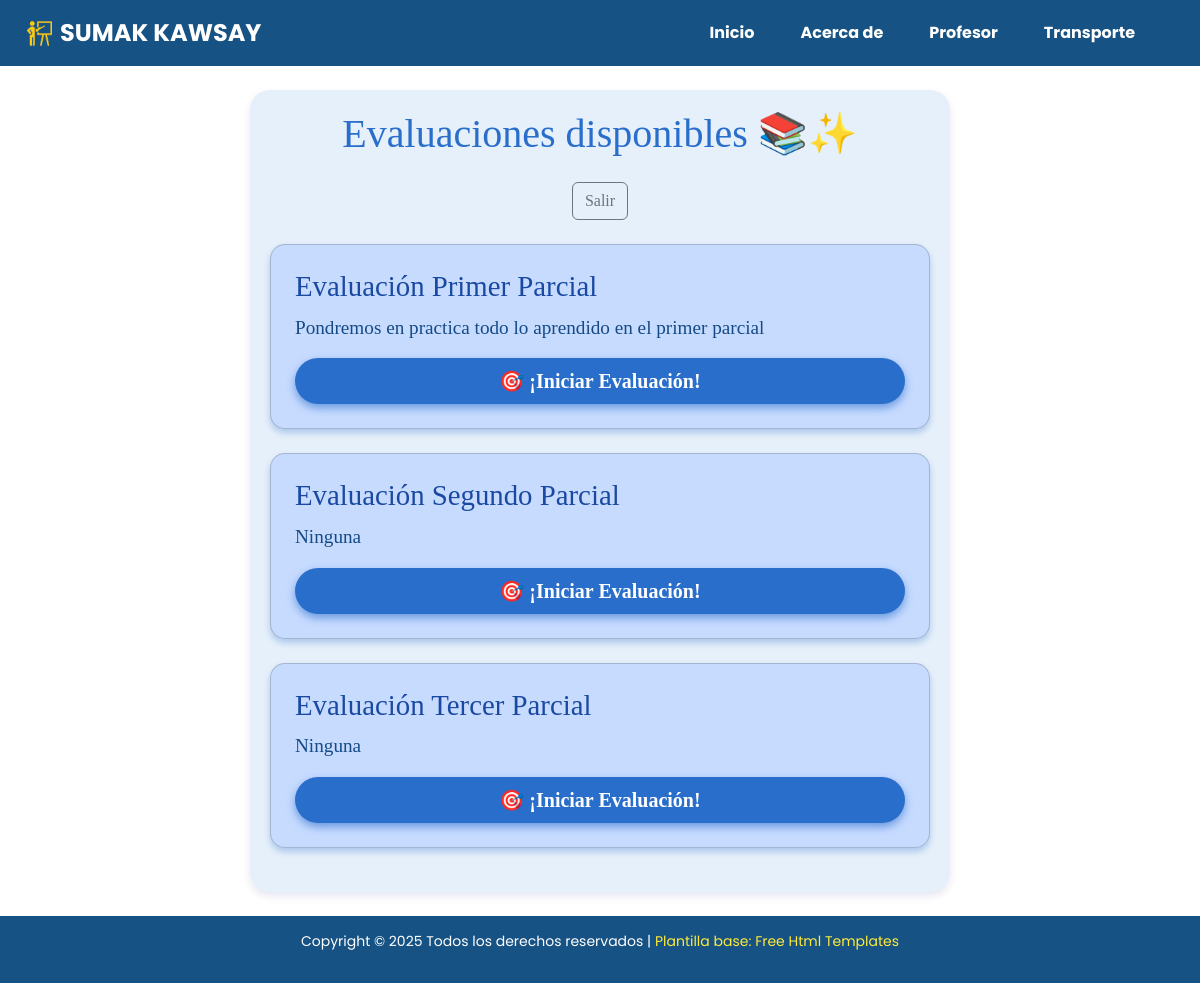
The app's page /ver_evaluacion/ (signed in) with its own data.
### Aplicaciones/Modulos/models.py (models this page shows, shortened)
class Evaluacion(models.Model):
    titulo_eva = models.CharField(max_length=200)
    descripcion_eva = models.TextField()
    nivel_escolar_eva = models.CharField(max_length=50, blank=True, null=True)
    estado_eva = models.BooleanField(default=True)
    tipo_aprendizaje_eva = models.TextField()
    fecha_creacion_eva = models.DateTimeField(auto_now_add=True)
    fecha_actualizacion_eva = models.DateTimeField(auto_now=True)

### Aplicaciones/Modulos/views.py (the view)
# urls.py: path('ver_evaluacion/', views.ver_evaluacion, name='ver_evaluacion'),
def ver_evaluacion(request):
    estudiante_id = request.session.get('estudiante_id')
    if not estudiante_id:
        return redirect('login_estudiante')
    estudiante = Estudiante.objects.filter(id=estudiante_id).first()
    if not estudiante:
        return redirect('login_estudiante')
    evaluaciones = Evaluacion.objects.filter(estado_eva=True)
    return render(request, 'Evaluacion/ver_evaluacion.html', {
        'estudiante': estudiante,
        'evaluaciones': evaluaciones,  # NOTA: plural
    })

### Aplicaciones/Modulos/templates/Evaluacion/ver_evaluacion.html
{% extends 'plantillaModulos.html' %}
{% load static %}
{% block body %}
<div class="container mt-4" style="font-family: 'Comic Sans MS', cursive; background-color: #e6f0fa; border-radius: 20px; padding: 20px; max-width: 700px; box-shadow: 0 4px 8px rgba(0,0,128,0.1);">
    <h2 class="text-center mb-4" style="color: #2a6ecb; font-size: 2.5rem;">
        Evaluaciones disponibles 📚✨
    </h2>
    <div class="text-center">
        <a href="{% url 'login_estudiante' %}" class="btn btn-outline-secondary">Salir</a>
    </div>
    <br>
    {% if evaluaciones %}
        {% for evaluacion in evaluaciones %}
            <div class="card mb-4 p-4" style="border-radius: 15px; background-color: #c7dbff; box-shadow: 0 4px 6px rgba(42, 110, 203, 0.3);">
                <h3 style="color: #1a49a1; font-size: 1.8rem; margin-bottom: 10px;">
                    {{ evaluacion.titulo_eva }}
                </h3>
                <p style="font-size: 1.2rem; color: #154a86;">
                    {{ evaluacion.descripcion_eva }}
                </p>
                <a href="{% url 'mostrar_evaluacion' evaluacion.id %}"
                   class="btn btn-primary btn-lg"
                   style="border-radius: 25px; font-weight: bold; background-color: #2a6ecb; border: none; box-shadow: 0 4px 8px rgba(42, 110, 203, 0.6);">
                   🎯 ¡Iniciar Evaluación!
                </a>
            </div>
        {% endfor %}
    {% else %}
        <p class="text-center" style="font-size: 1.5rem; color: #6a8ccf; margin-top: 40px;">
            No hay evaluaciones disponibles 😔
        </p>
    {% endif %}
</div>
{% endblock %}

### kichwa/static/plantilla/adward/css/style.css (style rules this page uses)
body { font-family: 'Poppins', sans-serif; color: #48494a; background-image: linear-gradient(rgba(255, 255, 255, 0.5), rgba(255, 255, 255, 0.5)), url(../images/fondo1.gif); background-repeat: no-repeat; background-position: center center; background-size: cover; background-attachment: fixed; min-height: 100vh; margin: 0; padding: 0; }
a, a:hover, a:focus { text-decoration: none; }
.btn, .btn:focus { outline: none !important; box-shadow: none; }

### kichwa/static/plantilla/adward/css/responsive.css (style rules this page uses)
@media (min-width: 1200px) { .container { max-width: 1170px; } }

### records on screen
Evaluacion: titulo_eva "Evaluación Primer Parcial", descripcion_eva "Pondremos en practica todo lo aprendido en el primer parcial"
Evaluacion: titulo_eva "Evaluación Segundo Parcial", descripcion_eva "Ninguna"
Evaluacion: titulo_eva "Evaluación Tercer Parcial", descripcion_eva "Ninguna"
